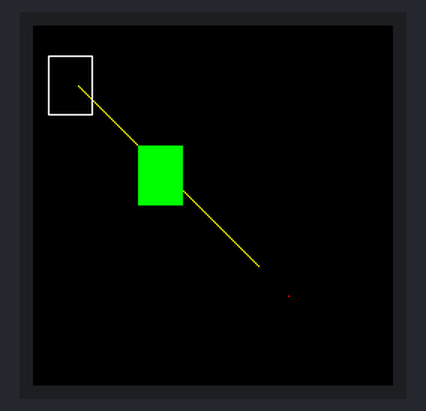
Bench run of a program on a simulated Raspberry Pi Pico running MicroPython. Parts: 240×240 colour display. At 0.2 s the program stops and its outputs stay as they are.

Above: at 0.2 s.

The program:

4.3_SPI_and_st7789_1.py
```python
"""
Chapter 4.3.2
Set up SPI communication and initialize the display driver
"""

from machine import Pin, SPI
import st7789
import time

# initialize SPI communication
spi = SPI(0, baudrate=31250000, polarity=1, phase=1, sck=Pin(18), mosi=Pin(19))

WIDTH, HEIGHT = 240, 240

# initialize st7789 object
display = st7789.ST7789(
    spi, WIDTH, HEIGHT,
    reset=Pin(16, Pin.OUT),
    cs=Pin(17, Pin.OUT),
    dc=Pin(21, Pin.OUT),
    backlight=Pin(20, Pin.OUT),
    rotation=0
)

# draw a red pixel
display.pixel(170, 180, st7789.RED)
# draw a yellow line
display.line(30, 40, 150, 160, st7789.YELLOW)
# draw a white rectangle
display.rect(10, 20, 30, 40, st7789.WHITE)
# draw a filled green rectangle shape
display.fill_rect(70, 80, 30, 40, st7789.GREEN)
```
